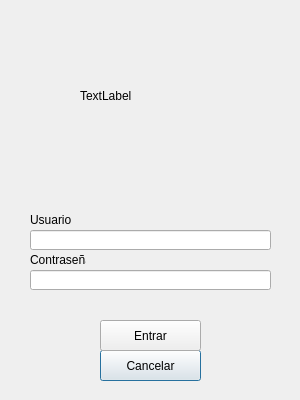
<?xml version="1.0" encoding="UTF-8"?>
<ui version="4.0">
 <class>Win_Login</class>
 <widget class="QDialog" name="Win_Login">
  <property name="geometry">
   <rect>
    <x>0</x>
    <y>0</y>
    <width>300</width>
    <height>400</height>
   </rect>
  </property>
  <property name="windowTitle">
   <string>Dialog</string>
  </property>
  <widget class="QPushButton" name="BTN_Cancel">
   <property name="geometry">
    <rect>
     <x>100</x>
     <y>350</y>
     <width>101</width>
     <height>31</height>
    </rect>
   </property>
   <property name="text">
    <string>Cancelar</string>
   </property>
  </widget>
  <widget class="QPushButton" name="BTN_Accept">
   <property name="geometry">
    <rect>
     <x>100</x>
     <y>320</y>
     <width>101</width>
     <height>31</height>
    </rect>
   </property>
   <property name="text">
    <string>Entrar</string>
   </property>
  </widget>
  <widget class="QLabel" name="STC_ImagenLogin">
   <property name="geometry">
    <rect>
     <x>80</x>
     <y>10</y>
     <width>141</width>
     <height>171</height>
    </rect>
   </property>
   <property name="frameShape">
    <enum>QFrame::NoFrame</enum>
   </property>
   <property name="frameShadow">
    <enum>QFrame::Plain</enum>
   </property>
   <property name="text">
    <string>TextLabel</string>
   </property>
  </widget>
  <widget class="QLabel" name="STC_Login">
   <property name="geometry">
    <rect>
     <x>30</x>
     <y>210</y>
     <width>56</width>
     <height>20</height>
    </rect>
   </property>
   <property name="frameShape">
    <enum>QFrame::NoFrame</enum>
   </property>
   <property name="text">
    <string>Usuario</string>
   </property>
  </widget>
  <widget class="QLineEdit" name="EDT_Login">
   <property name="geometry">
    <rect>
     <x>30</x>
     <y>230</y>
     <width>241</width>
     <height>20</height>
    </rect>
   </property>
  </widget>
  <widget class="QLineEdit" name="EDT_Pass">
   <property name="geometry">
    <rect>
     <x>30</x>
     <y>270</y>
     <width>241</width>
     <height>20</height>
    </rect>
   </property>
   <property name="echoMode">
    <enum>QLineEdit::Password</enum>
   </property>
  </widget>
  <widget class="QLabel" name="STC_Pass">
   <property name="geometry">
    <rect>
     <x>30</x>
     <y>250</y>
     <width>56</width>
     <height>20</height>
    </rect>
   </property>
   <property name="frameShape">
    <enum>QFrame::NoFrame</enum>
   </property>
   <property name="text">
    <string>Contraseña</string>
   </property>
  </widget>
 </widget>
 <resources/>
 <connections/>
</ui>
